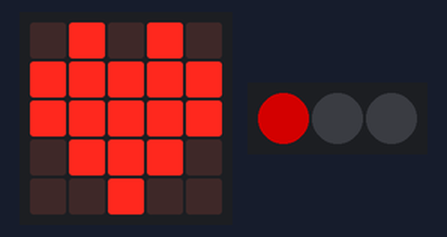
A program run on a simulated BBC micro:bit (MakeCode). Shown: the board's 5×5 LED display, 3 RGB LEDs in strip order, left to right. Dim RGB values are drawn brighter than linear.

Above: at 0.7 s.
At 5.7 s:
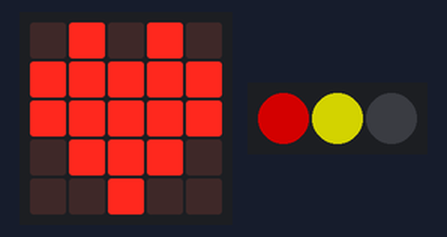
At 8.2 s:
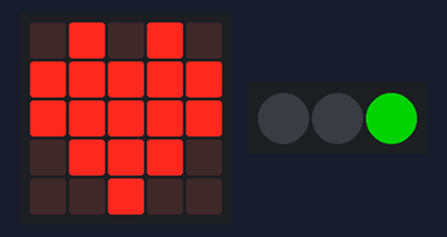
At 17.2 s:
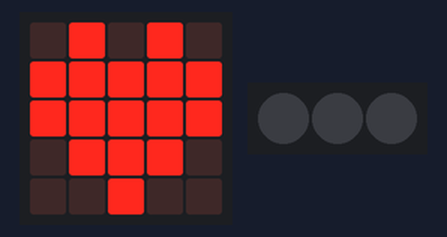
Timing chart, 0 to 40.0 s (numbered marks = the images above):
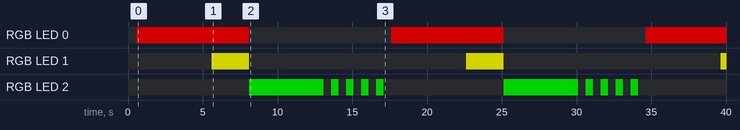

The program:

main.ts
```typescript
basic.showIcon(IconNames.Heart)
let strip = neopixel.create(DigitalPin.P0, 3, NeoPixelMode.RGB)
strip.showColor(neopixel.colors(NeoPixelColors.Black))
basic.forever(function () {
    strip.setPixelColor(0, neopixel.colors(NeoPixelColors.Red))
    strip.show()
    basic.pause(5000)
    strip.setPixelColor(1, neopixel.colors(NeoPixelColors.Yellow))
    strip.show()
    basic.pause(2000)
    strip.clear()
    basic.pause(500)
    strip.setPixelColor(2, neopixel.colors(NeoPixelColors.Green))
    strip.show()
    basic.pause(5000)
    strip.clear()
    for (let index = 0; index < 4; index++) {
        strip.clear()
        strip.show()
        basic.pause(500)
        strip.setPixelColor(2, neopixel.colors(NeoPixelColors.Green))
        strip.show()
        basic.pause(500)
    }
    strip.clear()
    strip.show()
    basic.pause(500)
})
```

test.ts
```typescript
// Hier kann man Tests durchführen; diese Datei wird nicht kompiliert, wenn dieses Paket als Erweiterung verwendet wird.
```

Measured:
- by itself, RGB LED 0: alternates RGB(127, 0, 0) for 7.5 s and off for 9.5 s
- by itself, RGB LED 1: alternates RGB(127, 127, 0) for 2.5 s and off for 14.5 s
- by itself, RGB LED 2: goes RGB(0, 127, 0) 5.0 s, 4 × (off 0.50 s, RGB(0, 127, 0) 0.50 s), off 8.0 s, RGB(0, 127, 0) 5.0 s, 4 × (off 0.50 s, RGB(0, 127, 0) 0.50 s), then off
- what the display in image 0 shows lasts 5.0 s, from 0.6 s to 5.6 s
- what the display in image 1 shows lasts 2.5 s, from 5.6 s to 8.1 s
